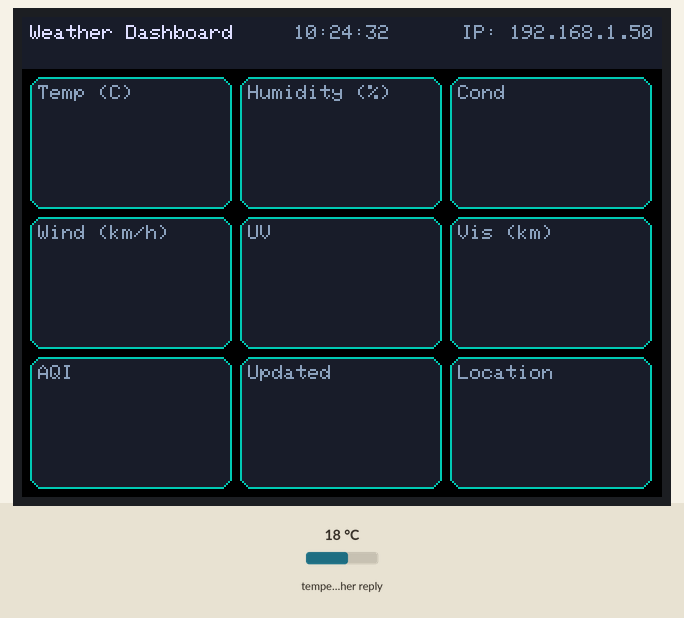
The sketch below on a simulated ESP32. Parts: 320×240 colour display. The test bench sets the inputs (shaded band); at power-on: temperature in the weather reply 18 °C. WiFi joins after 1.5 s; servers stay silent unless stated; the local clock reads 2024-03-15 10:24:30 at power-on unless the sketch sets it; web services answer with replies made up by the test bench; what the sketch prints to the serial monitor is not drawn.

Above: at 2.9 s.
At 5.3 s:
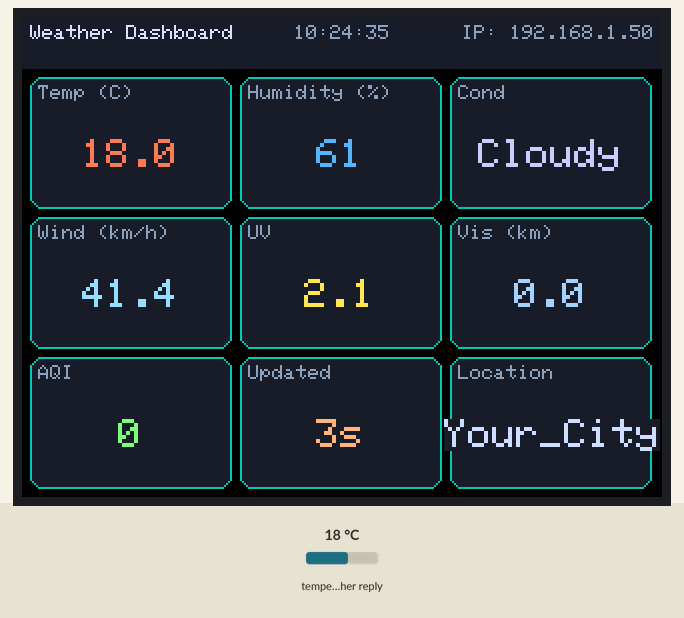
At 13.3 s:
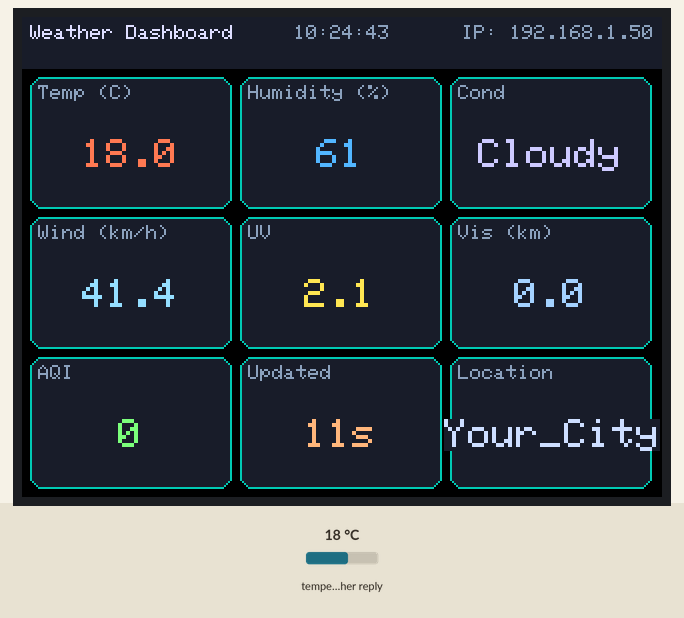
At 21.3 s:
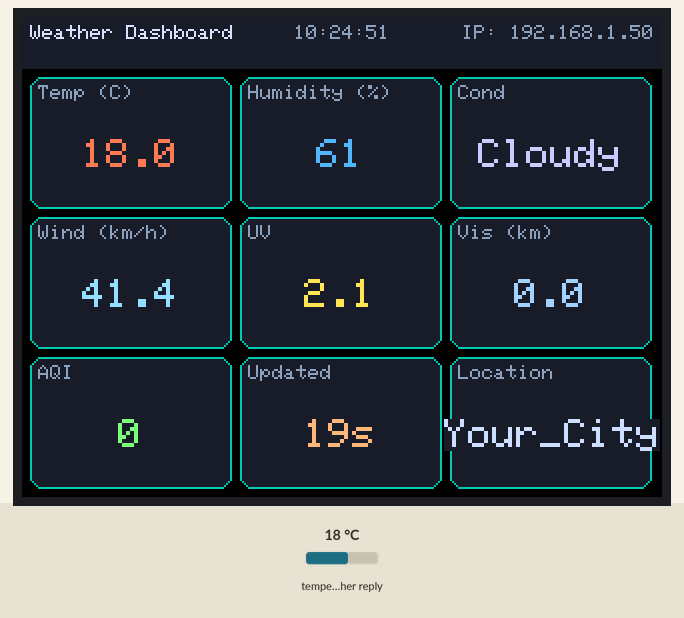
At 29.3 s:
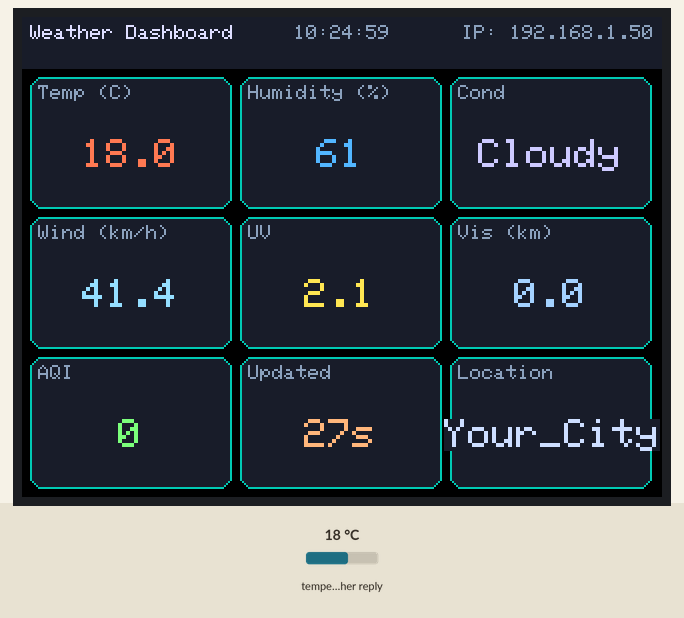
At 38.3 s:
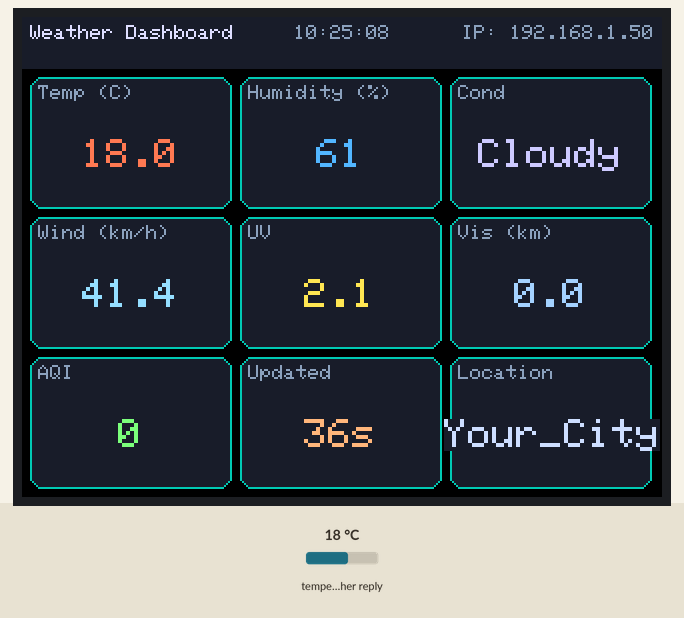

Measured:
- what the display in image 0 shows lasts 0.5 s, from 2.8 s to 3.3 s

The sketch:

WheaterDashboardv0.3.ino
```cpp
#include <WiFi.h>
#include <WiFiClientSecure.h>
#include <HTTPClient.h>
#include <ArduinoJson.h>
#include <TFT_eSPI.h>
#include <SPI.h>
#include <time.h>          // for NTP time

// ------------- USER SETTINGS -------------
// >>>> CHANGE THESE <<<<
// ============================
// WiFi Credentials (Replace with your own)
// ============================

const char* SSID     = "YOUR_WIFI_NAME";
const char* PASSWORD = "YOUR_WIFI_PASSWORD";

// ============================
// Location Configuration
// ============================

// Example Coordinates (Replace with your city)
const float LATITUDE      = 00.0000;
const float LONGITUDE     = 00.0000;
const char* LOCATION_NAME = "Your_City";
// -----------------------------------------

// India (IST) offset
const long  gmtOffset_sec      = 19800;  // +5:30
const int   daylightOffset_sec = 0;

TFT_eSPI tft = TFT_eSPI();

// Layout
int screenW, screenH;

const int HEADER_H    = 26;
const int GRID_MARGIN = 4;
const int CELL_GAP    = 4;
int cellW, cellH;

// header time box (center region)
int headerTimeBoxX = 0;
int headerTimeBoxW = 0;
char lastTimeStrHdr[10] = "";  // "HH:MM:SS" + '\0'

// Colors
uint16_t COL_BG;
uint16_t COL_CARD;
uint16_t COL_TITLE;
uint16_t COL_LABEL;

// Data model
struct DashboardData {
  float  temp;        // 0
  int    humidity;    // 1
  String cond;        // 2
  float  wind;        // 3 (km/h)
  float  uv;          // 4
  float  vis;         // 5 (km)
  int    aqi;         // 6
  unsigned long age;  // 7 (seconds)
  String location;    // 8
};

DashboardData targetData;
DashboardData displayData;

// last drawn strings (per cell) to avoid flicker
char lastStr[9][20] = {0};

// update timers
const unsigned long WEATHER_UPDATE_INTERVAL_MS = 60UL * 1000UL; // 60 sec
unsigned long lastWeatherFetch   = 0;
unsigned long lastSmooth         = 0;
unsigned long lastAgeTick        = 0;
unsigned long lastHeaderUpdate   = 0;

// ------------- HELPERS: layout -------------

void indexToRowCol(int idx, int &row, int &col) {
  row = idx / 3;
  col = idx % 3;
}

void getCellXY(int row, int col, int &x, int &y) {
  x = GRID_MARGIN + col * (cellW + CELL_GAP);
  y = HEADER_H + GRID_MARGIN + row * (cellH + CELL_GAP);
}

// ------------- WIFI + TIME HELPERS -------------

String getLocalIPString() {
  if (WiFi.status() == WL_CONNECTED) {
    return WiFi.localIP().toString();
  }
  return String("No WiFi");
}

String getTimeString() {
  struct tm timeinfo;
  if (!getLocalTime(&timeinfo)) {
    return String("--:--:--");
  }
  char buf[9]; // "HH:MM:SS"
  strftime(buf, sizeof(buf), "%H:%M:%S", &timeinfo);
  return String(buf);
}

// ------------- DRAWING: HEADER -------------

// Draw header background + static text (title, IP) ONCE
void drawHeaderStatic() {
  tft.fillRect(0, 0, screenW, HEADER_H, COL_CARD);
  tft.setTextSize(1);

  // Left: title
  tft.setTextColor(COL_TITLE, COL_CARD);
  tft.setCursor(4, 4);
  tft.print("Weather Dashboard");

  // Right: IP
  String ipStr = "IP: " + getLocalIPString();
  uint16_t w = tft.textWidth(ipStr.c_str());
  tft.setCursor(screenW - w - 4, 4);
  tft.setTextColor(COL_LABEL, COL_CARD);
  tft.print(ipStr);

  // define a center box where time will live (not drawn yet)
  headerTimeBoxW = 80;                       // width of time area
  headerTimeBoxX = (screenW - headerTimeBoxW) / 2;
}

// Update only the time area in the header
void updateHeaderTime() {
  String timeStr = getTimeString();
  if (timeStr.length() >= sizeof(lastTimeStrHdr)) {
    timeStr = timeStr.substring(0, sizeof(lastTimeStrHdr) - 1);
  }

  // if same as last time, no redraw
  if (strcmp(lastTimeStrHdr, timeStr.c_str()) == 0) return;

  // store new time string
  strncpy(lastTimeStrHdr, timeStr.c_str(), sizeof(lastTimeStrHdr) - 1);
  lastTimeStrHdr[sizeof(lastTimeStrHdr) - 1] = '\0';

  // clear only the time region (small center box)
  tft.fillRect(headerTimeBoxX, 0, headerTimeBoxW, HEADER_H, COL_CARD);

  // draw time centered in that box
  tft.setTextSize(1);
  tft.setTextColor(COL_LABEL, COL_CARD);
  uint16_t w = tft.textWidth(lastTimeStrHdr);
  int tx = headerTimeBoxX + (headerTimeBoxW - w) / 2;
  tft.setCursor(tx, 4);
  tft.print(lastTimeStrHdr);
}

// ------------- DRAWING: CARDS -------------

void drawCardFrame(int idx, const char* label) {
  int row, col, x, y;
  indexToRowCol(idx, row, col);
  getCellXY(row, col, x, y);

  tft.fillRoundRect(x, y, cellW, cellH, 6, COL_CARD);
  tft.drawRoundRect(x, y, cellW, cellH, 6, tft.color565(0, 200, 180)); // neon border

  tft.setTextColor(COL_LABEL, COL_CARD);
  tft.setTextSize(1);
  tft.setCursor(x + 4, y + 4);
  tft.print(label);
}

void drawCardValueIfChanged(int idx, const char* value, uint16_t color) {
  if (strcmp(lastStr[idx], value) == 0) return; // no change

  strncpy(lastStr[idx], value, sizeof(lastStr[idx]) - 1);
  lastStr[idx][sizeof(lastStr[idx]) - 1] = '\0';

  int row, col, x, y;
  indexToRowCol(idx, row, col);
  getCellXY(row, col, x, y);

  int innerY = y + 16;
  int innerH = cellH - 20;

  tft.fillRect(x + 4, innerY, cellW - 8, innerH, COL_CARD);

  tft.setTextColor(color, COL_CARD);
  tft.setTextSize(2);

  uint16_t w = tft.textWidth(value);
  uint16_t h = tft.fontHeight();
  int vx = x + (cellW - w) / 2;
  int vy = innerY + (innerH - h) / 2;

  tft.setCursor(vx, vy);
  tft.print(value);
}

// ------------- JSON HELPERS -------------

// Map Open-Meteo weather code to text
String weatherCodeToText(int code) {
  if (code == 0) return "Clear";
  if (code == 1 || code == 2) return "Partly";
  if (code == 3) return "Cloudy";
  if (code >= 45 && code <= 48) return "Fog";
  if (code >= 51 && code <= 67) return "Drizzle";
  if (code >= 71 && code <= 77) return "Snow";
  if (code >= 80 && code <= 82) return "Rain";
  if (code >= 95 && code <= 99) return "Storm";
  return "Unknown";
}

// Fetch weather + AQI into targetData using HTTPClient
// Fetch weather + AQI using the SAME endpoints as the OLED version
bool fetchWeatherAndAQI() {
  if (WiFi.status() != WL_CONNECTED) {
    Serial.println("No WiFi, cannot fetch weather");
    return false;
  }

  WiFiClientSecure client;
  client.setInsecure();  // ignore TLS cert

  // ---------- WEATHER (same as OLED) ----------
  HTTPClient https;
  String url = String("https://api.open-meteo.com/v1/forecast?")
               + "latitude="   + String(LATITUDE, 4)
               + "&longitude=" + String(LONGITUDE, 4)
               + "&current=temperature_2m,relative_humidity_2m,weather_code,"
                 "wind_speed_10m,uv_index,visibility"
               + "&timezone=auto&forecast_days=1";

  Serial.println("Fetching weather (OLED-style)...");
  if (!https.begin(client, url)) {
    Serial.println("  begin() failed");
    return false;
  }

  int httpCode = https.GET();
  if (httpCode != HTTP_CODE_OK) {
    Serial.print("  HTTP error: ");
    Serial.println(httpCode);
    https.end();
    return false;
  }

  String payload = https.getString();
  https.end();

  StaticJsonDocument<4096> doc;
  DeserializationError err = deserializeJson(doc, payload);
  if (err) {
    Serial.print("  JSON error: ");
    Serial.println(err.c_str());
    return false;
  }

  JsonObject current = doc["current"];
  if (current.isNull()) {
    Serial.println("  current object missing");
    return false;
  }

  float tempC   = current["temperature_2m"]       | 0.0f;
  float rh      = current["relative_humidity_2m"] | 0.0f;
  int   wcode   = current["weather_code"]         | 0;
  float wind_ms = current["wind_speed_10m"]       | 0.0f;
  float uv      = current["uv_index"]             | 0.0f;
  float vis_m   = current["visibility"]           | 0.0f;

  // Convert to match TFT labels
  float wind_kmh = wind_ms * 3.6f;
  float vis_km   = vis_m / 1000.0f;

  // ---------- AQI (European, same as OLED) ----------
  HTTPClient httpsAQ;
  String urlAQ = String("https://air-quality-api.open-meteo.com/v1/air-quality?")
                 + "latitude="   + String(LATITUDE, 4)
                 + "&longitude=" + String(LONGITUDE, 4)
                 + "&hourly=european_aqi"
                 + "&timezone=auto&forecast_days=1";

  Serial.println("Fetching AQI (EU)...");
  int aqiVal = 0;

  if (httpsAQ.begin(client, urlAQ)) {
    int httpCode2 = httpsAQ.GET();
    if (httpCode2 == HTTP_CODE_OK) {
      String payload2 = httpsAQ.getString();
      StaticJsonDocument<4096> doc2;
      DeserializationError err2 = deserializeJson(doc2, payload2);
      if (!err2) {
        JsonArray aqiArr = doc2["hourly"]["european_aqi"];
        if (!aqiArr.isNull() && aqiArr.size() > 0) {
          aqiVal = aqiArr[0] | 0;
        }
      } else {
        Serial.print("  JSON AQI error: ");
        Serial.println(err2.c_str());
      }
    } else {
      Serial.print("  AQI HTTP error: ");
      Serial.println(httpCode2);
    }
    httpsAQ.end();
  } else {
    Serial.println("  begin(AQI) failed");
  }

  // ---------- Fill targetData (same semantics as OLED) ----------
  targetData.temp     = tempC;
  targetData.humidity = (int)rh;
  targetData.cond     = weatherCodeToText(wcode);
  targetData.wind     = wind_kmh;   // km/h
  targetData.uv       = uv;
  targetData.vis      = vis_km;     // km
  targetData.aqi      = aqiVal;
  targetData.location = LOCATION_NAME;
  targetData.age      = 0;          // "Updated" timer reset

  Serial.println("Weather + AQI updated OK (TFT aligned with OLED)");
  return true;
}

// ------------- SMOOTHING + REDRAW -------------

float smoothFloat(float current, float target, float alpha) {
  return current + (target - current) * alpha;
}

int smoothInt(int current, int target, float alpha) {
  return (int)(current + (target - current) * alpha);
}

void smoothStep() {
  const float alpha = 0.3f;

  displayData.temp     = smoothFloat(displayData.temp,     targetData.temp,     alpha);
  displayData.humidity = smoothInt  (displayData.humidity, targetData.humidity, alpha);
  displayData.wind     = smoothFloat(displayData.wind,     targetData.wind,     alpha);
  displayData.uv       = smoothFloat(displayData.uv,       targetData.uv,       alpha);
  displayData.vis      = smoothFloat(displayData.vis,      targetData.vis,      alpha);
  displayData.aqi      = smoothInt  (displayData.aqi,      targetData.aqi,      alpha);

  displayData.cond     = targetData.cond;
  displayData.location = targetData.location;
  displayData.age      = targetData.age;
}

void redrawValuesFromDisplayData() {
  char buf[20];

  // 0: Temp
  snprintf(buf, sizeof(buf), "%.1f", displayData.temp);
  drawCardValueIfChanged(0, buf, tft.color565(255, 120, 80));

  // 1: Humidity
  snprintf(buf, sizeof(buf), "%d", displayData.humidity);
  drawCardValueIfChanged(1, buf, tft.color565(80, 180, 255));

  // 2: Cond
  drawCardValueIfChanged(2, displayData.cond.c_str(), tft.color565(200, 200, 255));

  // 3: Wind
  snprintf(buf, sizeof(buf), "%.1f", displayData.wind);
  drawCardValueIfChanged(3, buf, tft.color565(150, 220, 255));

  // 4: UV
  snprintf(buf, sizeof(buf), "%.1f", displayData.uv);
  drawCardValueIfChanged(4, buf, tft.color565(255, 230, 80));

  // 5: Visibility
  snprintf(buf, sizeof(buf), "%.1f", displayData.vis);
  drawCardValueIfChanged(5, buf, tft.color565(160, 210, 255));

  // 6: AQI
  snprintf(buf, sizeof(buf), "%d", displayData.aqi);
  drawCardValueIfChanged(6, buf, tft.color565(120, 255, 120));

  // 7: Updated age (pretty format)
  if (displayData.age < 60) {
    snprintf(buf, sizeof(buf), "%lus", displayData.age);
  } else {
    unsigned long m = displayData.age / 60;
    unsigned long s = displayData.age % 60;
    snprintf(buf, sizeof(buf), "%lum%lus", m, s);
  }
  drawCardValueIfChanged(7, buf, tft.color565(255, 180, 120));

  // 8: Location
  drawCardValueIfChanged(8, displayData.location.c_str(), tft.color565(200, 220, 255));
}

// ------------- SETUP -------------

void setup() {
  Serial.begin(115200);
  delay(1000);

  // TFT
  tft.init();
  tft.setRotation(3);   // orientation you used
  screenW = tft.width();
  screenH = tft.height();

  COL_BG     = TFT_BLACK;
  COL_CARD   = tft.color565(25, 30, 40);
  COL_TITLE  = tft.color565(220, 220, 255);
  COL_LABEL  = tft.color565(140, 160, 190);

  tft.fillScreen(COL_BG);

  int gridH = screenH - HEADER_H - 2 * GRID_MARGIN;
  cellW = (screenW - 2 * GRID_MARGIN - 2 * CELL_GAP) / 3;
  cellH = (gridH  - 2 * CELL_GAP) / 3;

  // WiFi
  WiFi.begin(SSID, PASSWORD);
  Serial.print("Connecting to WiFi");
  while (WiFi.status() != WL_CONNECTED) {
    delay(500);
    Serial.print(".");
  }
  Serial.println("\nWiFi connected!");
  Serial.print("IP: ");
  Serial.println(WiFi.localIP());

  // NTP time
  configTime(gmtOffset_sec, daylightOffset_sec,
             "time.google.com", "pool.ntp.org");

  // Header & grid
  drawHeaderStatic();     // draw title + IP once
  updateHeaderTime();     // draw initial time

  const char* labels[9] = {
    "Temp (C)",
    "Humidity (%)",
    "Cond",
    "Wind (km/h)",
    "UV",
    "Vis (km)",
    "AQI",
    "Updated",
    "Location"
  };
  for (int i = 0; i < 9; i++) {
    drawCardFrame(i, labels[i]);
    lastStr[i][0] = '\0';
  }

  // initial values
  targetData.temp = displayData.temp = 0;
  targetData.humidity = displayData.humidity = 0;
  targetData.cond = displayData.cond = "---";
  targetData.wind = displayData.wind = 0;
  targetData.uv   = displayData.uv   = 0;
  targetData.vis  = displayData.vis  = 0;
  targetData.aqi  = displayData.aqi  = 0;
  targetData.location = displayData.location = LOCATION_NAME;
  targetData.age = displayData.age = 0;

  // initial fetch
  fetchWeatherAndAQI();
  lastWeatherFetch = millis();
}

// ------------- LOOP -------------

void loop() {
  unsigned long now = millis();

  // periodic header time update (only small center box)
  if (now - lastHeaderUpdate >= 1000) {  // once per second
    lastHeaderUpdate = now;
    updateHeaderTime();
  }

  // periodic weather update
  if (now - lastWeatherFetch >= WEATHER_UPDATE_INTERVAL_MS) {
    if (WiFi.status() == WL_CONNECTED) {
      if (fetchWeatherAndAQI()) {
        lastWeatherFetch = now;
      }
    }
  }

  // tick age every second
  if (now - lastAgeTick >= 1000) {
    lastAgeTick = now;
    targetData.age++;
  }

  // smoothing + redraw every 100 ms
  if (now - lastSmooth >= 100) {
    lastSmooth = now;
    smoothStep();
    redrawValuesFromDisplayData();
  }
}
```
